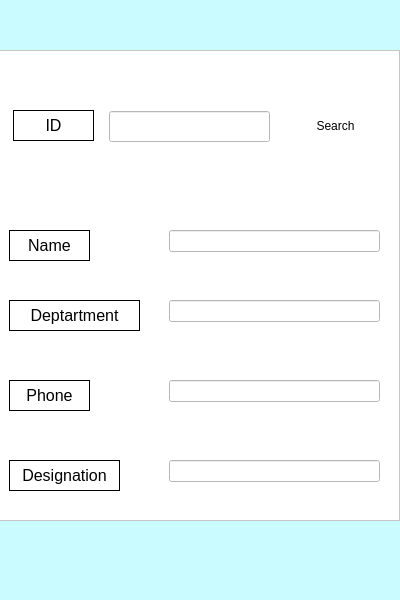
<?xml version="1.0" encoding="UTF-8"?>
<ui version="4.0">
 <class>Search_Data</class>
 <widget class="QMainWindow" name="Search_Data">
  <property name="geometry">
   <rect>
    <x>0</x>
    <y>0</y>
    <width>400</width>
    <height>600</height>
   </rect>
  </property>
  <property name="minimumSize">
   <size>
    <width>400</width>
    <height>600</height>
   </size>
  </property>
  <property name="maximumSize">
   <size>
    <width>400</width>
    <height>600</height>
   </size>
  </property>
  <property name="windowTitle">
   <string>MainWindow</string>
  </property>
  <property name="styleSheet">
   <string notr="true">background-color: rgb(201, 251, 255);</string>
  </property>
  <widget class="QWidget" name="centralwidget">
   <widget class="QFrame" name="frame">
    <property name="geometry">
     <rect>
      <x>-1</x>
      <y>50</y>
      <width>401</width>
      <height>471</height>
     </rect>
    </property>
    <property name="styleSheet">
     <string notr="true">background-color: rgb(255, 255, 255);</string>
    </property>
    <property name="frameShape">
     <enum>QFrame::StyledPanel</enum>
    </property>
    <property name="frameShadow">
     <enum>QFrame::Raised</enum>
    </property>
    <widget class="QLabel" name="idlbl">
     <property name="geometry">
      <rect>
       <x>14</x>
       <y>60</y>
       <width>81</width>
       <height>31</height>
      </rect>
     </property>
     <property name="font">
      <font>
       <pointsize>12</pointsize>
      </font>
     </property>
     <property name="frameShape">
      <enum>QFrame::Panel</enum>
     </property>
     <property name="text">
      <string>ID</string>
     </property>
     <property name="alignment">
      <set>Qt::AlignCenter</set>
     </property>
    </widget>
    <widget class="QLineEdit" name="idle">
     <property name="geometry">
      <rect>
       <x>110</x>
       <y>61</y>
       <width>161</width>
       <height>31</height>
      </rect>
     </property>
    </widget>
    <widget class="QPushButton" name="Search">
     <property name="geometry">
      <rect>
       <x>290</x>
       <y>60</y>
       <width>93</width>
       <height>31</height>
      </rect>
     </property>
     <property name="text">
      <string>Search</string>
     </property>
     <property name="default">
      <bool>true</bool>
     </property>
     <property name="flat">
      <bool>true</bool>
     </property>
    </widget>
    <widget class="QLabel" name="idlbl_2">
     <property name="geometry">
      <rect>
       <x>10</x>
       <y>180</y>
       <width>81</width>
       <height>31</height>
      </rect>
     </property>
     <property name="font">
      <font>
       <pointsize>12</pointsize>
      </font>
     </property>
     <property name="frameShape">
      <enum>QFrame::Panel</enum>
     </property>
     <property name="text">
      <string>Name</string>
     </property>
     <property name="alignment">
      <set>Qt::AlignCenter</set>
     </property>
    </widget>
    <widget class="QLabel" name="idlbl_3">
     <property name="geometry">
      <rect>
       <x>10</x>
       <y>250</y>
       <width>131</width>
       <height>31</height>
      </rect>
     </property>
     <property name="font">
      <font>
       <pointsize>12</pointsize>
      </font>
     </property>
     <property name="frameShape">
      <enum>QFrame::Panel</enum>
     </property>
     <property name="text">
      <string>Deptartment</string>
     </property>
     <property name="alignment">
      <set>Qt::AlignCenter</set>
     </property>
    </widget>
    <widget class="QLabel" name="idlbl_4">
     <property name="geometry">
      <rect>
       <x>10</x>
       <y>330</y>
       <width>81</width>
       <height>31</height>
      </rect>
     </property>
     <property name="font">
      <font>
       <pointsize>12</pointsize>
      </font>
     </property>
     <property name="frameShape">
      <enum>QFrame::Panel</enum>
     </property>
     <property name="text">
      <string>Phone</string>
     </property>
     <property name="alignment">
      <set>Qt::AlignCenter</set>
     </property>
    </widget>
    <widget class="QLabel" name="idlbl_5">
     <property name="geometry">
      <rect>
       <x>10</x>
       <y>410</y>
       <width>111</width>
       <height>31</height>
      </rect>
     </property>
     <property name="font">
      <font>
       <pointsize>12</pointsize>
      </font>
     </property>
     <property name="frameShape">
      <enum>QFrame::Panel</enum>
     </property>
     <property name="text">
      <string>Designation</string>
     </property>
     <property name="alignment">
      <set>Qt::AlignCenter</set>
     </property>
    </widget>
    <widget class="QLineEdit" name="name">
     <property name="geometry">
      <rect>
       <x>170</x>
       <y>180</y>
       <width>211</width>
       <height>22</height>
      </rect>
     </property>
     <property name="readOnly">
      <bool>true</bool>
     </property>
    </widget>
    <widget class="QLineEdit" name="dept">
     <property name="geometry">
      <rect>
       <x>170</x>
       <y>250</y>
       <width>211</width>
       <height>22</height>
      </rect>
     </property>
     <property name="readOnly">
      <bool>true</bool>
     </property>
    </widget>
    <widget class="QLineEdit" name="phone">
     <property name="geometry">
      <rect>
       <x>170</x>
       <y>330</y>
       <width>211</width>
       <height>22</height>
      </rect>
     </property>
     <property name="readOnly">
      <bool>true</bool>
     </property>
    </widget>
    <widget class="QLineEdit" name="designation">
     <property name="geometry">
      <rect>
       <x>170</x>
       <y>410</y>
       <width>211</width>
       <height>22</height>
      </rect>
     </property>
     <property name="readOnly">
      <bool>true</bool>
     </property>
    </widget>
   </widget>
  </widget>
  <widget class="QMenuBar" name="menubar">
   <property name="geometry">
    <rect>
     <x>0</x>
     <y>0</y>
     <width>400</width>
     <height>26</height>
    </rect>
   </property>
  </widget>
  <widget class="QStatusBar" name="statusbar"/>
 </widget>
 <resources/>
 <connections/>
</ui>
